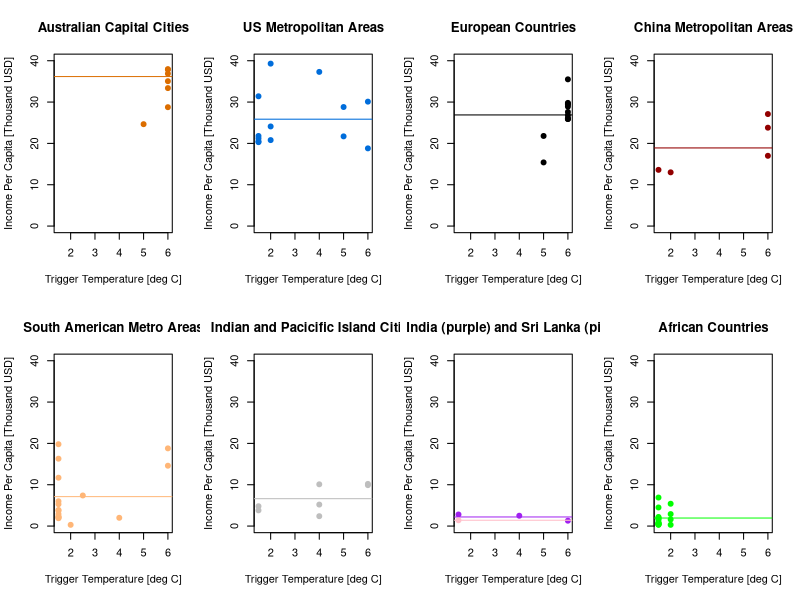

This chart was generated by the following R code:
## PRODUCE TRACE PLOTS FOR CALIBRATION
rm(list=ls())                        # Clear all previous variables
graphics.off()                       # clear plots


## get nice colors
mycol=rbind(
        c(0,0,0),
        c(0,73,73),
        c(0,146,146),
        c(255,109,182),
        c(255,182,119),
        c(73,0,146),
        c(0,109,219),
        c(182,109,255),
        c(109,182,255),
        c(182,219,255),
        c(146,0,0),
        c(146,73,0),
        c(219,109,0),
        c(36,255,36),
        c(255,255,109)
)
mycol=mycol/max(mycol)

mycol.rgb <- rep(0,nrow(mycol))
for (i in 1:nrow(mycol)) {
        mycol.rgb[i] <- rgb(mycol[i,1],mycol[i,2],mycol[i,3])
}


## mycol colors, by row:
# 1 black
# 2 dark blue
# 3 aqua
# 4 pink
# 5 light orange
# 6 purple
# 7 blue
# 8 light purple
# 9 light blue
# 10 very light blue
# 11 dark red
# 12 brown
# 13 dark orange
# 14 neon green
# 15 neon yellow

mycol_experts <- 5
mycol_standard <- 1
mycol_complete <- 9
mycol_priors <- 1


par(mfrow=c(2,4))

# Australia

bins_australia <- c(6,5,6,6,6,6,6,6)
PCPI_australia <- c(28.76,24.65,37.86,33.38,35.05,37.96,36.87,54.85)
PCPI_australia_mean <- mean(PCPI_australia,na.rm=TRUE)

plot(bins_australia,PCPI_australia,
     pch=19,
     xlab="Trigger Temperature [deg C]",
     ylab="Income Per Capita [Thousand USD]",
     col=mycol.rgb[13],
     ylim=c(0,40),
     xlim=c(1.5,6),
     main="Australian Capital Cities")
abline(h=PCPI_australia_mean,col=mycol.rgb[13]) # Australia Mean

# US

bins_US <- c(5,1.5,5,1.5,1.5,6,1.5,6,4,1.5,2,2,2)
PCPI_US <- c(28.8,21.2,21.7,20.5,21.8,30.1,31.4,18.8,37.3,20.3,24.1,20.8,39.3)
PCPI_US_mean <- mean(PCPI_US)

plot(bins_US,PCPI_US,
     pch=19,
     xlab="Trigger Temperature [deg C]",
     ylab="Income Per Capita [Thousand USD]",
     col=mycol.rgb[7],
     ylim=c(0,40),
     xlim=c(1.5,6),
     main="US Metropolitan Areas")
abline(h=PCPI_US_mean,col=mycol.rgb[7]) #US mean

#EU
bins_EU <- c(6,6,5,5,6,6,6,6,6,6,6,6)
PCPI_EU <- c(26.1,25.9,15.4,21.8,25.9,29.4,29.6,28.9,27.6,35.5,29.8,26.8)
PCPI_EU_mean <- mean(PCPI_EU,na.rm=TRUE)

plot(bins_EU,PCPI_EU,
     pch=19,
     xlab="Trigger Temperature [deg C]",
     ylab="Income Per Capita [Thousand USD]",
     col=mycol.rgb[1],
     ylim=c(0,40),
     xlim=c(1.5,6),
     main="European Countries")
abline(h=PCPI_EU_mean,col=mycol.rgb[1])

#China
bins_China <- c(1.5,2,6,6,6)
PCPI_China <- c(13.6,13,17,23.8,27.1)
PCPI_China_mean <- mean(PCPI_China,na.rm=TRUE)

plot(bins_China,PCPI_China,
     pch=19,
     xlab="Trigger Temperature [deg C]",
     ylab="Income Per Capita [Thousand USD]",
     col=mycol.rgb[11],
     ylim=c(0,40),
     xlim=c(1.5,6),
     main="China Metropolitan Areas")
abline(h=PCPI_China_mean,col=mycol.rgb[11])

#South America
bins_SA <- c(1.5,1.5,1.5,1.5,4,2.5,1.5,1.5,1.5,1.5,1.5,1.5,1.5,2,1.5,6,6)
PCPI_SA <- c(16.3,5.3,6,11.7,2,7.4,3.9,3.7,2.9,2,1.9,2.3,2.2,.3,19.8,14.6,18.8)
PCPI_SA_mean <- mean(PCPI_SA,na.rm=TRUE)

plot(bins_SA,PCPI_SA,
     pch=19,
     xlab="Trigger Temperature [deg C]",
     ylab="Income Per Capita [Thousand USD]",
     col=mycol.rgb[5],
     ylim=c(0,40),
     xlim=c(1.5,6),
     main="South American Metro Areas")
abline(h=PCPI_SA_mean,col=mycol.rgb[5])

# Indian and Pacific Islands
bins_islands <- c(4,1.5,4,1.5,6,6,4)
PCPI_islands <- c(2.39,4.8,5.198,3.8,9.9,10.2,10.1)
PCPI_islands_mean <- mean(PCPI_islands,na.rm=TRUE)

plot(bins_islands,PCPI_islands,
     pch=19,
     xlab="Trigger Temperature [deg C]",
     ylab="Income Per Capita [Thousand USD]",
     col="grey",
     ylim=c(0,40),
     xlim=c(1.5,6),
     main="Indian and Pacicific Island Cities")
abline(h=PCPI_islands_mean,col="grey") # Africa Mean

#india and Sri Lanka
bins_india <- c(4,1.5,6)
PCPI_india <- c(2.5,2.8,1.3)
PCPI_india_mean <- mean(PCPI_india,na.rm=TRUE)

plot(bins_india,PCPI_india,
     pch=19,
     xlab="Trigger Temperature [deg C]",
     ylab="Income Per Capita [Thousand USD]",
     col="purple",
     ylim=c(0,40),
     xlim=c(1.5,6),
     main="India (purple) and Sri Lanka (pink)")
abline(h=PCPI_india_mean,col="purple") # India Mean

bins_SL <- 1.5
PCPI_SL <- c(1.4)
PCPI_SL_mean <- 1.4

points(bins_SL,PCPI_SL, pch=19, col="pink")
abline(h=PCPI_SL_mean,col="pink")

# legend(x="topright",
#        legend=c("US 2010 Personal Income Per Capita"))

# Africa
bins_africa <- c(2,1.5,1.5,1.5,1.5,1.5,1.5,1.5,1.5,1.5,2,2,1.5,1.5,1.5,1.5,2)
PCPI_africa <- c(5.4,4.5,2.2,1.8,6.9,1.5,2,.5,.4,.7,1.6,2.9,.46,.3,.89,.65,.3)
PCPI_africa_mean <- mean(PCPI_africa,na.rm=TRUE)

plot(bins_africa,PCPI_africa,
     pch=19,
     xlab="Trigger Temperature [deg C]",
     ylab="Income Per Capita [Thousand USD]",
     col="green",
     ylim=c(0,40),
     xlim=c(1.5,6),
     main="African Countries")
abline(h=PCPI_africa_mean,col="green") # Africa Mean





